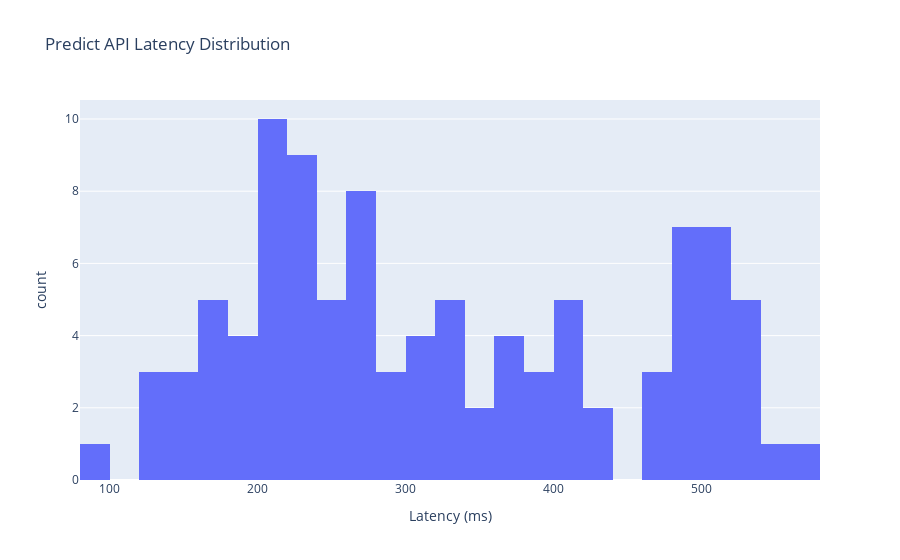
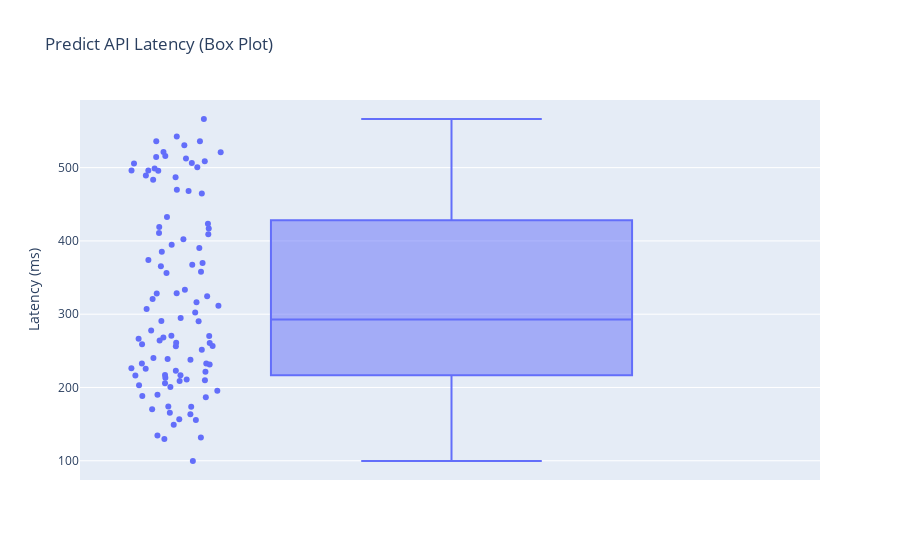

Notebook code cell kept with these figures, in order:
### Code cell
# Predict latency plots
fig_predict_hist = px.histogram(
    predict_df,
    x="delta_ms",
    nbins=30,
    title="Predict API Latency Distribution",
    labels={"delta_ms": "Latency (ms)"},
)
fig_predict_hist.show()

fig_predict_box = px.box(
    predict_df,
    y="delta_ms",
    points="all",
    title="Predict API Latency (Box Plot)",
    labels={"delta_ms": "Latency (ms)"},
)
fig_predict_box.show()

### Figure 1 — Plotly figure (JSON) as saved in the notebook; plotly's stock layout.template omitted (floating-point values rounded to 4 significant figures)
{"data": [{"alignmentgroup": "True", "bingroup": "x", "hovertemplate": "Latency (ms)=%{x}<br>count=%{y}<extra></extra>", "legendgroup": "", "marker": {"color": "#636efa", "pattern": {"shape": ""}}, "name": "", "nbinsx": 30, "offsetgroup": "", "orientation": "v", "showlegend": false, "type": "histogram", "x": [99.67, 129.6, 134.5, 149.0, 165.6, 156.6, 163.6, 155.7, 170.1, 173.9, 173.6, 195.6, 190.0, 131.8, 188.5, 209.7, 205.6, 208.8, 222.8, 221.3, 216.6, 216.2, 186.8, 238.8, 483.6, 200.7, 203.0, 232.8, 213.2, 256.2, 240.3, 210.9, 216.9, 226.4, 566.4, 328.7, 264.0, 270.3, 231.4, 237.9, 496.1, 416.9, 320.8, 225.7, 232.7, 268.3, 369.9, 500.4, 496.0, 251.4, 260.8, 489.4, 277.9, 256.5, 432.8, 468.2, 290.5, 385.4, 266.6, 505.6, 258.9, 365.5, 294.7, 261.0, 516.0, 270.7, 469.9, 394.8, 311.6, 307.1, 290.7, 302.3, 498.7, 324.4, 486.9, 402.4, 521.1, 316.1, 506.3, 536.0, 328.3, 514.5, 333.3, 356.4, 542.4, 495.8, 357.8, 512.6, 535.9, 367.5, 374.1, 464.7, 419.0, 521.2, 390.3, 423.5, 410.8, 409.0, 508.9, 530.5], "xaxis": "x", "yaxis": "y"}], "layout": {"barmode": "relative", "legend": {"tracegroupgap": 0}, "title": {"text": "Predict API Latency Distribution"}, "xaxis": {"anchor": "y", "domain": [0, 1], "title": {"text": "Latency (ms)"}}, "yaxis": {"anchor": "x", "domain": [0, 1], "title": {"text": "count"}}}}

### Figure 2 — Plotly figure (JSON) as saved in the notebook; plotly's stock layout.template omitted (floating-point values rounded to 4 significant figures)
{"data": [{"alignmentgroup": "True", "boxpoints": "all", "hovertemplate": "Latency (ms)=%{y}<extra></extra>", "legendgroup": "", "marker": {"color": "#636efa"}, "name": "", "notched": false, "offsetgroup": "", "orientation": "v", "showlegend": false, "type": "box", "x0": " ", "xaxis": "x", "y": [99.67, 129.6, 134.5, 149.0, 165.6, 156.6, 163.6, 155.7, 170.1, 173.9, 173.6, 195.6, 190.0, 131.8, 188.5, 209.7, 205.6, 208.8, 222.8, 221.3, 216.6, 216.2, 186.8, 238.8, 483.6, 200.7, 203.0, 232.8, 213.2, 256.2, 240.3, 210.9, 216.9, 226.4, 566.4, 328.7, 264.0, 270.3, 231.4, 237.9, 496.1, 416.9, 320.8, 225.7, 232.7, 268.3, 369.9, 500.4, 496.0, 251.4, 260.8, 489.4, 277.9, 256.5, 432.8, 468.2, 290.5, 385.4, 266.6, 505.6, 258.9, 365.5, 294.7, 261.0, 516.0, 270.7, 469.9, 394.8, 311.6, 307.1, 290.7, 302.3, 498.7, 324.4, 486.9, 402.4, 521.1, 316.1, 506.3, 536.0, 328.3, 514.5, 333.3, 356.4, 542.4, 495.8, 357.8, 512.6, 535.9, 367.5, 374.1, 464.7, 419.0, 521.2, 390.3, 423.5, 410.8, 409.0, 508.9, 530.5], "y0": " ", "yaxis": "y"}], "layout": {"boxmode": "group", "legend": {"tracegroupgap": 0}, "title": {"text": "Predict API Latency (Box Plot)"}, "xaxis": {"anchor": "y", "domain": [0, 1]}, "yaxis": {"anchor": "x", "domain": [0, 1], "title": {"text": "Latency (ms)"}}}}
